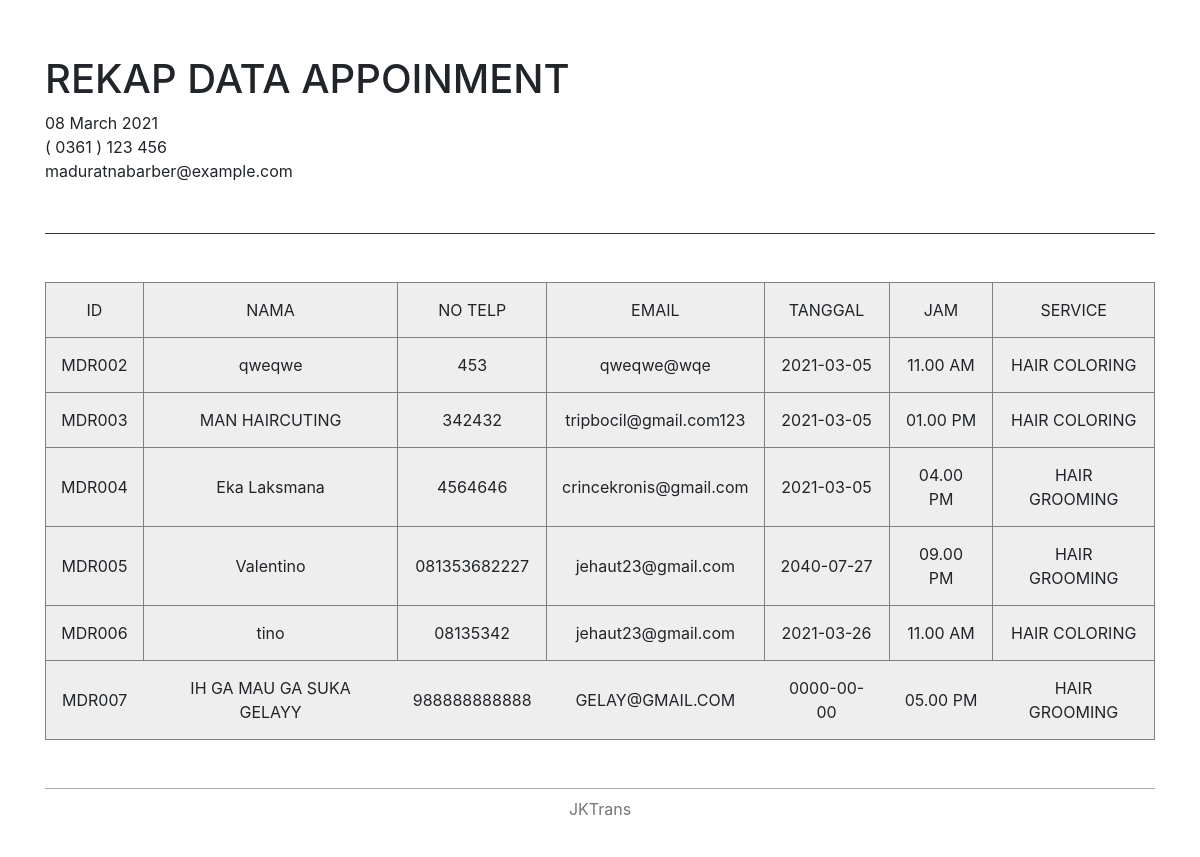
The page /admin/app/nota.php (signed in) on the database its author committed.
### tables this page shows
CREATE TABLE `tb_appoinment` (
  `id_appoinment` varchar(11) NOT NULL,
  `nama` varchar(50) NOT NULL,
  `notelp` varchar(12) NOT NULL,
  `email` varchar(50) NOT NULL,
  `tanggal` date NOT NULL,
  `id_jam` int(11) NOT NULL,
  `id_service` int(11) NOT NULL
);

CREATE TABLE `tb_jam` (
  `id_jam` int(11) NOT NULL,
  `jam` varchar(11) NOT NULL,
  `kategori` varchar(10) NOT NULL
);

CREATE TABLE `tb_service` (
  `id_service` int(11) NOT NULL,
  `nama` varchar(50) NOT NULL,
  `desc_service` text NOT NULL,
  `harga` double NOT NULL
);

### admin/app/nota.php (the view, shortened to what this page needs)
<?php
    require_once "../../config/conn.php";
    $sql = "SELECT * FROM tb_appoinment";
    $query = mysqli_query($conn, $sql);
?>
<!DOCTYPE html>
<html>
<head>
 <link rel="stylesheet" type="text/css" href="css/style.css">
</head>
<body>
<link href="//maxcdn.bootstrapcdn.com/bootstrap/4.1.1/css/bootstrap.min.css" rel="stylesheet" id="bootstrap-css">
<div id="invoice">
    <div class="invoice overflow-auto">
        <div style="min-width: 600px">
            <header>
                <div class="row">
                    <div class="col">
                        <h1 target="_blank" href="https://lobianijs.com">
                            REKAP DATA APPOINMENT
                        </h1>
                        <div><?= date('d F Y') ?></div>
                        <div>( 0361 ) 123 456</div>
                        <div>maduratnabarber@example.com</div>
                    </div>
                    </div>
                </div>
            <main>
                <table border="1" cellspacing="0" cellpadding="0" class="mt-5">
                    <thead>
                        <tr>
                            <th>ID</th>
                            <th>NAMA</th>
                            <th>NO TELP</th>
                            <th>EMAIL</th>
                            <th>TANGGAL</th>
                            <th>JAM</th>
                            <th>SERVICE</th>
                        </tr>
                    </thead>
                    <tbody>
                        <?php foreach ($query as $row) :
                            $id_jam = $row['id_jam'];
                            $sql_2 = mysqli_query($conn, "SELECT * FROM tb_jam WHERE id_jam = '$id_jam' ");
                            $query_2 = mysqli_fetch_assoc($sql_2);
                            $id_service = $row['id_service'];
                            $sql_3 = mysqli_query($conn, "SELECT * FROM tb_service WHERE id_service = '$id_service' ");
                            $query_3 = mysqli_fetch_assoc($sql_3);
                        ?>
                        <tr>
                            <td><?php echo $row['id_appoinment']; ?></td>
                            <td><?php echo $row['nama']; ?></td>
                            <td><?php echo $row['notelp']; ?></td>
                            <td><?php echo $row['email']; ?></td>
                            <td><?php echo $row['tanggal']; ?></td>
                            <td><?php echo $query_2['jam'] ?> <?php echo $query_2['kategori'] ?></td>
                            <td><?php echo $query_3['nama'] ?></td>
                        </tr>
                        <?php endforeach; ?>
                    </tbody>
                </table>
            <footer class="mt-5">
                JKTrans
            </footer>
        </div>
    </div>
</body>
</html>

### admin/app/css/style.css (style rules this page uses)
html, body { background-color: #fff !important; }
body { font-family: "Poppins", sans-serif; height: 100vh; }
#invoice { padding: 30px; }
.invoice { position: relative; background-color: #FFF; min-height: 680px; padding: 15px }
.invoice header { padding: 10px 0; margin-bottom: 20px; padding-bottom: 50px; border-bottom: 1px solid #333 }
.invoice main { padding-bottom: 50px }
.invoice table { width: 100%; border-collapse: collapse; border-spacing: 0; margin-bottom: 20px; text-align: center; }
.invoice table td,.invoice table th { padding: 15px; background: #eee; }
.invoice table th { white-space: nowrap; font-weight: 400; font-size: 16px }
.invoice table tbody tr:last-child td { border: none }
.invoice footer { width: 100%; text-align: center; color: #777; border-top: 1px solid #aaa; padding: 8px 0 }

### rows shown on the page
tb_appoinment: id_appoinment "MDR002", nama "qweqwe", notelp "453", email "qweqwe@wqe", tanggal "2021-03-05", id_jam.jam "11.00", id_jam.kategori "AM", id_service.nama "HAIR COLORING"
tb_appoinment: id_appoinment "MDR003", nama "MAN HAIRCUTING", notelp "342432", email "tripbocil@gmail.com123", tanggal "2021-03-05", id_jam.jam "01.00", id_jam.kategori "PM", id_service.nama "HAIR COLORING"
tb_appoinment: id_appoinment "MDR004", nama "Eka Laksmana", notelp "4564646", email "crincekronis@gmail.com", tanggal "2021-03-05", id_jam.jam "04.00", id_jam.kategori "PM", id_service.nama "HAIR GROOMING"
tb_appoinment: id_appoinment "MDR005", nama "Valentino", notelp "081353682227", email "jehaut23@gmail.com", tanggal "2040-07-27", id_jam.jam "09.00", id_jam.kategori "PM", id_service.nama "HAIR GROOMING"
tb_appoinment: id_appoinment "MDR006", nama "tino", notelp "08135342", email "jehaut23@gmail.com", tanggal "2021-03-26", id_jam.jam "11.00", id_jam.kategori "AM", id_service.nama "HAIR COLORING"
tb_appoinment: id_appoinment "MDR007", nama "IH GA MAU GA SUKA GELAYY", notelp "988888888888", email "GELAY@GMAIL.COM", tanggal "0000-00-00", id_jam.jam "05.00", id_jam.kategori "PM", id_service.nama "HAIR GROOMING"
